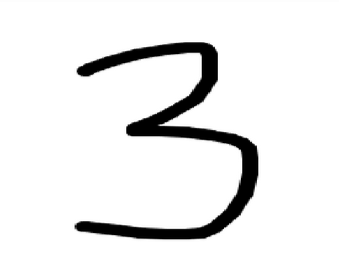
//> input picture digit.png, 339 x 268 px
$ ./auto   (built with g++ and OpenCV 4)
//> lines starting //> are read from the running program, lines starting //| are printed output that depends on the picture; after the words box and inside, x2 and y2 are one past the last pixel; in counts of white or black regions, pixels touching at a corner belong together
#include <opencv2/opencv.hpp>
#include <iostream>

using namespace cv;
using namespace std;

int main() {
    // Load the image
    Mat img = imread("digit.png", IMREAD_COLOR);
//> img is the input picture: 268 rows x 339 cols, CV_8UC3; min 0, max 255, mean 234.4
    if (img.empty()) {
        cout << "Could not open or find the image!" << endl;
        return -1;
    }

    // Step 1: Convert the image to grayscale
    Mat gray;
    cvtColor(img, gray, COLOR_BGR2GRAY);

    // Step 2: Apply binary thresholding
    Mat thresh;
    threshold(gray, thresh, 0, 255, THRESH_BINARY_INV + THRESH_OTSU); // OTSU for automatic thresholding
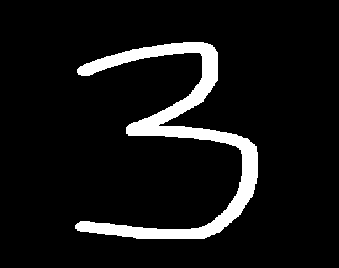
//> thresh: 268 rows x 339 cols, CV_8UC1; 8.1% white; 1 white region

    // Step 3: Find contours
    vector<vector<Point>> contours;
    vector<Vec4i> hierarchy;
    findContours(thresh, contours, hierarchy, RETR_EXTERNAL, CHAIN_APPROX_SIMPLE);
//> contours = 1 contour; box (x1, y1, x2, y2) and area: (75, 42, 258, 239) 6757

    // Step 4: Find the bounding box for the largest contour (digit)
    Rect boundingBox;
    for (size_t i = 0; i < contours.size(); i++) {
        Rect currentBoundingBox = boundingRect(contours[i]);

        // Filter out small contours (noise), assuming the digit is the largest contour
        if (currentBoundingBox.area() > 100) { // You can adjust the area threshold as needed
            boundingBox = currentBoundingBox;
        }
    }
//> this loop made 1 pass
//> boundingBox on pass 1: Rect(75, 42, 183, 197)

    // Step 5: Crop the image using the bounding box
    Mat croppedImage = img(boundingBox);
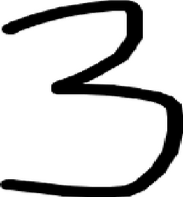
//> croppedImage: 197 rows x 183 cols, CV_8UC3; min 0, max 255, mean 203.3

    // Show the cropped image
    imshow("Cropped Digit", croppedImage);
    waitKey(0);

    return 0;
}
